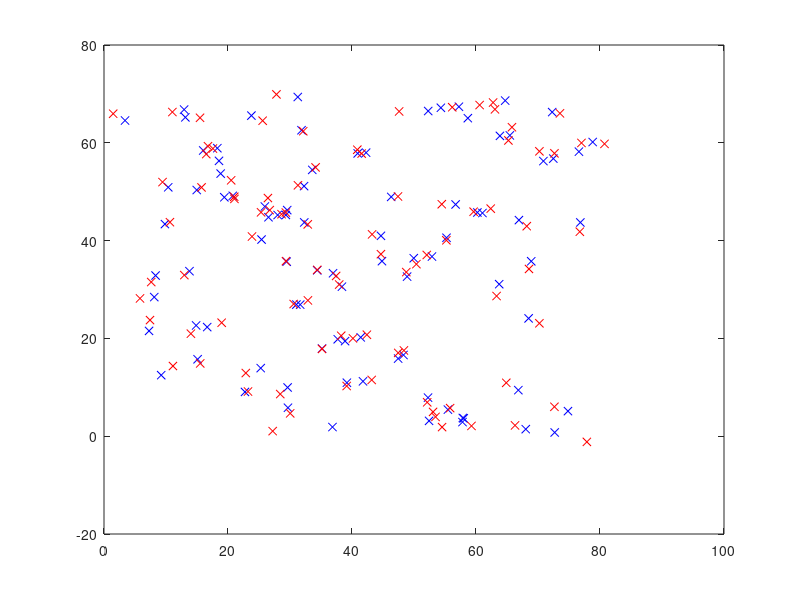

This figure's MATLAB source:
% lab 5 
% ćwiczenie 1

clear all; close all; clc;

numberOfRobots = 90;
sizeX = 80; sizeY = 70;

robots    = zeros([numberOfRobots, 6]);
robots_v2 = zeros([numberOfRobots, 6]);

r = zeros([2, 1]);
sum = 0;

for i = 1:numberOfRobots
    robots(i,1) = rand()*sizeX; % x
    robots(i,2) = rand()*sizeY; % y

    robots(i,3) = atand((robots(i,1) - 0)     / (robots(i,2) - 0));     % alfa1
    robots(i,4) = atand((robots(i,1) - sizeX) / (robots(i,2) - 0));     % alfa2 
    robots(i,5) = atand((robots(i,1) - 0)     / (robots(i,2) - sizeY)); % alfa3
    robots(i,6) = atand((robots(i,1) - sizeX) / (robots(i,2) - sizeY)); % alfa4

    for j = 3:6
        robots_v2(i,j) = robots(i,j) + rand()*4 - 2;
    end
    
    A = [
         1, -tand(robots_v2(i,3))
         1, -tand(robots_v2(i,4))
         1, -tand(robots_v2(i,5))
         1, -tand(robots_v2(i,6))
        ];

    b = [
         0     - 0 * tand(robots_v2(i,3))
         sizeX - 0 * tand(robots_v2(i,4))
         0     - sizeY * tand(robots_v2(i,5))
         sizeX - sizeY * tand(robots_v2(i,6))
        ];

    r = inv(transpose(A) * A) * transpose(A) * b;

    robots_v2(i,1) = r(1,1);
    robots_v2(i,2) = r(2,1);

    dist = sqrt((robots(i,1) - robots_v2(i,1))^2 + (robots(i,2) - robots_v2(i,2))^2);
    sum = dist + sum;
end

err = sum / numberOfRobots,

plot(robots(:,1), robots(:,2), 'bx');
hold on;
plot(robots_v2(:,1), robots_v2(:,2), 'rx');